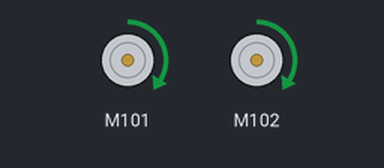
The sketch below on a simulated Arduino Uno, built with avr-gcc and run on an emulated ATmega328P. Parts: 2 × DC motor (green arrow = forward, orange = backward, longer = faster).

Above: at 1.5 s.
At 2.5 s:
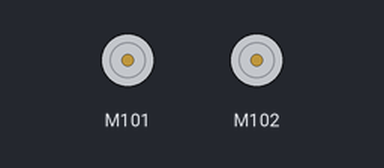
At 3.5 s:
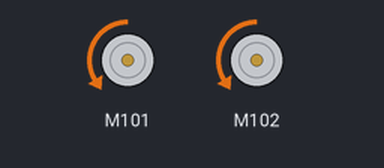
At 4.5 s:
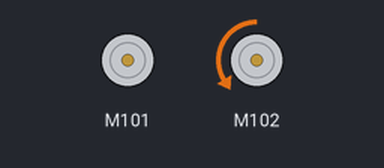
Timing chart, 0 to 6.2 s (numbered marks = the images above):
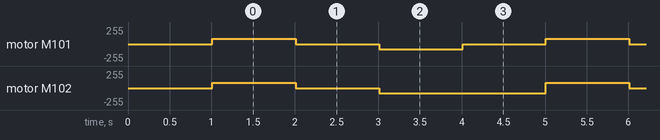

Measured:
- by itself, motor M101: repeats every 4.0 s: stopped 1.0 s, backward 76/255 1.0 s, stopped 1.0 s, forward 76/255 1.0 s
- by itself, motor M102: repeats every 4.0 s: stopped 1.0 s, backward 76/255 2.0 s, forward 76/255 1.0 s

The sketch:

MARK_Motors.ino
```cpp
/*
   Description : the robot advances until collision, and then backs off and turns, and advances again.
   more info about I2C motor driver : http://wiki.seeedstudio.com/Grove-I2C_Motor_Driver_V1.3/
*/
#include "Grove_I2C_Motor_Driver.h"

#define I2C_ADDRESS 0x0f

void setup() {
  Motor.begin(I2C_ADDRESS);
  delay(10);
  Motor.stop(MOTOR1);
  Motor.stop(MOTOR2);
  delay(1000);
}

void loop() {
  Motor.speed(MOTOR1, 30);
  Motor.speed(MOTOR2, 30);
  delay(1000);
  Motor.stop(MOTOR1);
  Motor.stop(MOTOR2);
  delay(1000);
  Motor.speed(MOTOR1, -30);
  Motor.speed(MOTOR2, -30);
  delay(1000);
  Motor.stop(MOTOR1);
  delay(1000);
}
```
